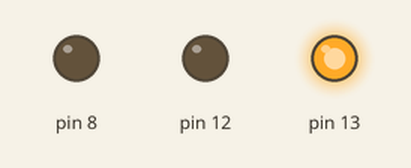
This sketch was run on a simulated Arduino Uno, built with avr-gcc and run on an emulated ATmega328P. Shown: output pins drawn as LEDs (lit = HIGH).

Above: at 0.1 s.
At 0.9 s:
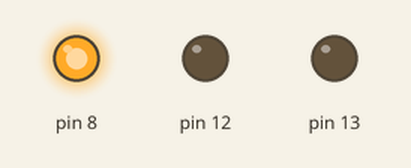
At 1.7 s:
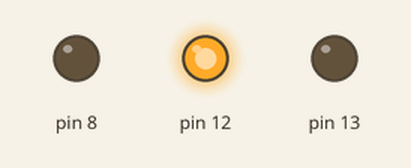
At 2.7 s:
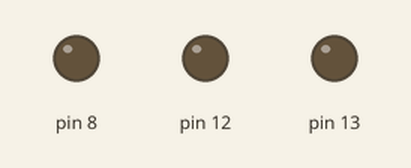
Timing chart, 0 to 3.0 s (numbered marks = the images above):
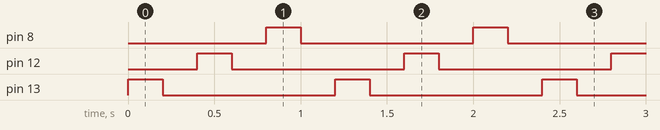

Measured:
- by itself, pin 8, pin 12, pin 13: alternates HIGH for 0.20 s and LOW for 1.0 s
- by itself, everything shown: repeats every 1.2 s, in 6 steps

The sketch:

Arduino-LED.ino
```cpp
// Blinking of led using Arduino UNO
void setup()
  {

  pinMode(13,OUTPUT);
  pinMode(12,OUTPUT);
  pinMode(8,OUTPUT);

}

//the loop function runs over and over again forever
void loop() {

  digitalWrite(13,HIGH);   // turn the LED on (HIGH is the voltage level)
  delay(200);              //

  digitalWrite(13, LOW);    // turn the LED off by making the

  delay(200);
  digitalWrite(12,HIGH);   // turn the LED on (HIGH is the voltage level)
  delay(200);              //

  digitalWrite(12, LOW);    // turn the LED off by making the

  delay(200);
  digitalWrite(8,HIGH);   // turn the LED on (HIGH is the voltage level)
  delay(200);              //

  digitalWrite(8, LOW);    // turn the LED off by making the

  delay(200);  // wait for a second

}
```
